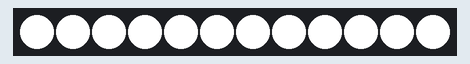
The program below on a simulated ESP8266 (Wemos D1 mini). Shown: 12 RGB LEDs in strip order, left to right. Dim RGB values are drawn brighter than linear.

Above: at 0.1 s.
At 2.1 s:
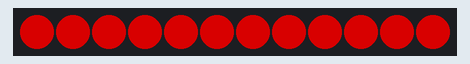
At 4.1 s:
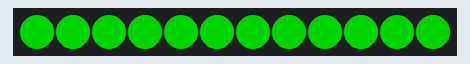
At 6.1 s:
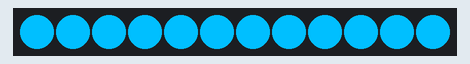

Measured:
- by itself, everything shown: repeats every 8.0 s, in 4 steps
- what the display in image 1 shows lasts 2.0 s, from 2.0 s to 4.0 s

The program:

main.cpp
```cpp
#include <Adafruit_NeoPixel.h>
#define INPUT_PIN 15
#define NUM_OF_LED 12
Adafruit_NeoPixel rgbWS = Adafruit_NeoPixel(NUM_OF_LED, INPUT_PIN, NEO_GRB + NEO_KHZ800);
void setup() {
 rgbWS.begin();
 rgbWS.setBrightness(255);
}
void loop() {
 // Zobrazení bílé
 for (int i = 0; i < NUM_OF_LED; i++) {
 rgbWS.setPixelColor(i, rgbWS.Color(255, 255, 255));
 rgbWS.show();
 }
 delay(2000);

 //Zobrazení červené
 for (int i = 0; i < NUM_OF_LED; i++) {
 rgbWS.setPixelColor(i, rgbWS.Color(139, 0, 0));
 rgbWS.show();
 }
 delay(2000);
//Zobrazení zelené
 for (int i = 0; i < NUM_OF_LED; i++) {
 rgbWS.setPixelColor(i, rgbWS.Color(0, 128, 0));
 rgbWS.show();
 }
 delay(2000);
//Zobrazení modré
 for (int i = 0; i < NUM_OF_LED; i++) {
 rgbWS.setPixelColor(i, rgbWS.Color(0, 191, 255));
 rgbWS.show();
 }
 delay(2000);
}
```
